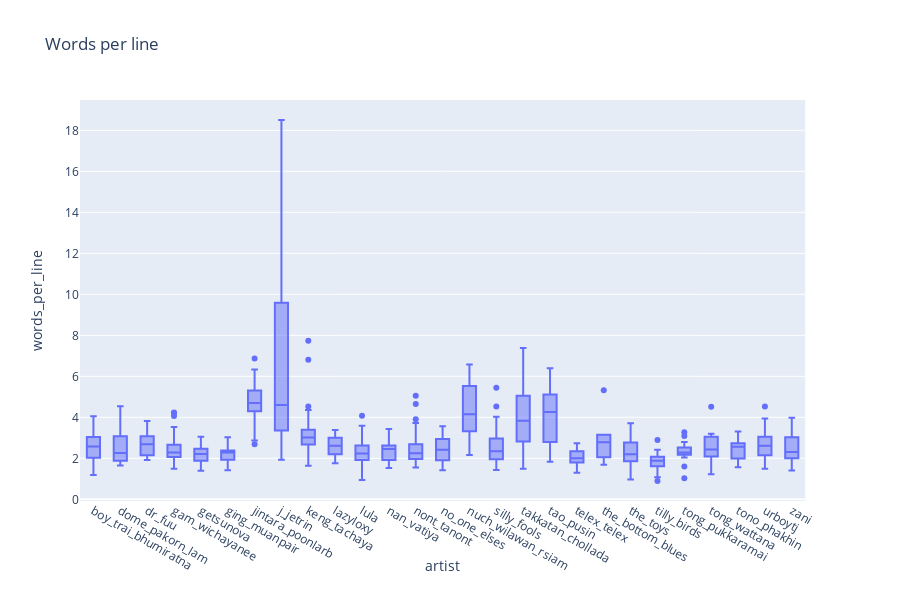

Notebook source saved alongside this figure:
### Code cell
fig = px.box(song_filter_df, x='artist', y='words_per_line', title='Words per line')
fig.show()

### Figure 1 — Plotly figure (JSON) as saved in the notebook; plotly's stock layout.template omitted (floating-point values rounded to 4 significant figures; data arrays with more than 128 entries replaced by an {"elided": "..."} marker saying what was removed)
{"data": [{"alignmentgroup": "True", "hoverlabel": {"namelength": 0}, "hovertemplate": "artist=%{x}<br>words_per_line=%{y}", "legendgroup": "", "marker": {"color": "#636efa"}, "name": "", "notched": false, "offsetgroup": "", "orientation": "v", "showlegend": false, "type": "box", "x": {"elided": "831 str values"}, "x0": " ", "xaxis": "x", "y": {"elided": "831 float values"}, "y0": " ", "yaxis": "y"}], "layout": {"boxmode": "group", "height": 600, "legend": {"tracegroupgap": 0}, "title": {"text": "Words per line"}, "xaxis": {"anchor": "y", "domain": [0, 0.98], "title": {"text": "artist"}}, "yaxis": {"anchor": "x", "domain": [0, 1], "title": {"text": "words_per_line"}}}}
